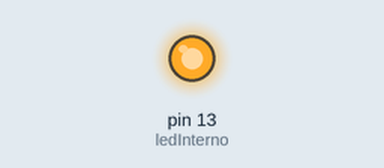
Recording of a sketch running on a simulated Arduino Uno, built with avr-gcc and run on an emulated ATmega328P. Parts: output pins drawn as LEDs (lit = HIGH).

Above: at 0.5 s.
At 2.5 s:
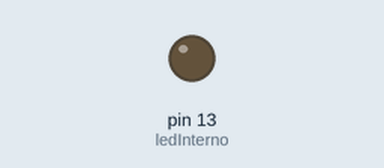
Timing chart, 0 to 5.2 s (numbered marks = the images above):
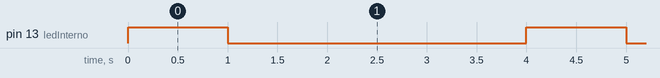

Measured:
- by itself, pin 13 (ledInterno): alternates HIGH for 1.0 s and LOW for 3.0 s

The sketch:

arduino1.ino
```cpp
// C++ code
int ledInterno = 13;
int sensorUmidade = 7;
int ledVermelho = 7;

void setup()
{
  pinMode(ledInterno, OUTPUT);
  pinMode(sensorUmidade, INPUT);

  pinMode(ledVermelho, OUTPUT);
  pinMode(sensorUmidade, INPUT);

}

void loop()
{
  digitalWrite(ledInterno, HIGH);
  delay(1000); // Wait for 1000 millisecond(s)
  digitalWrite(ledInterno, LOW);
  delay(1000); // Wait for 1000 millisecond(s)

  digitalWrite(ledVermelho, HIGH);
  delay(1000); // Wait for 1000 millisecond(s)
  digitalWrite(ledVermelho, LOW);
  delay(1000); // Wait for 1000 millisecond(s)
}
```
